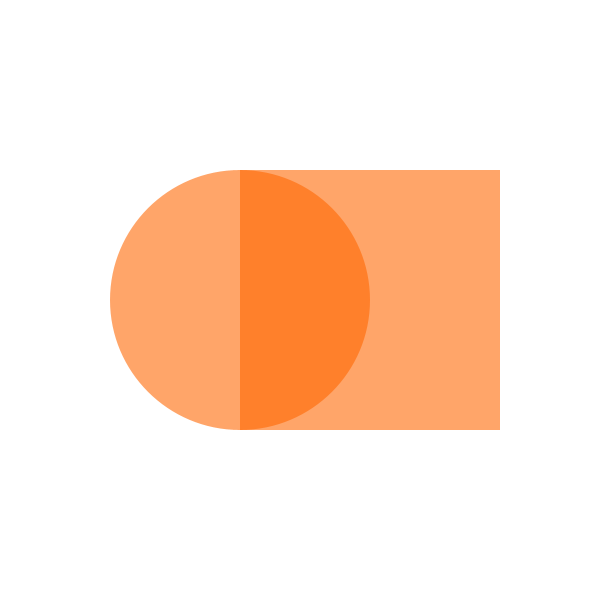
Frame 1 (no input)
Frame 60 (the mouse pressed at the canvas centre just before this capture): identical to frame 1, image omitted
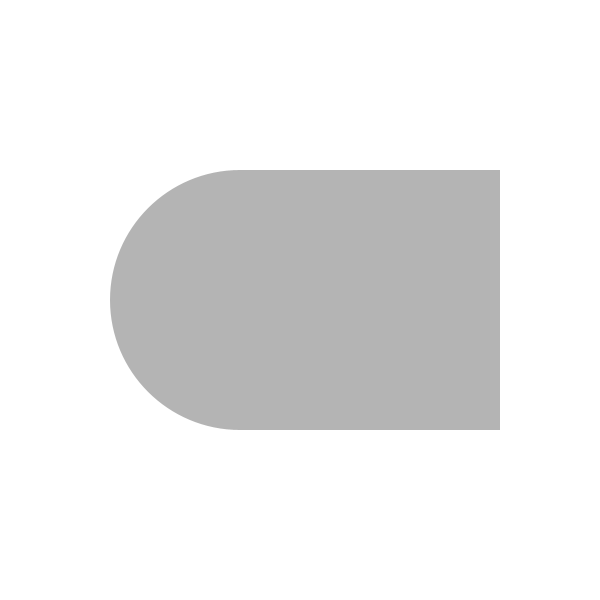
Frame 120 (the mouse held since frame 60 and released just before this capture)

The Processing sketch that drew these frames (run headless with seeded random() and noise(); from frame 60 on, the mouse is pressed at the canvas centre):

// Processing sketch: processing_113606
// ── processing_113606.pde

void setup(){
  size(600,600);
  smooth();
  noStroke();
}
void draw()
{
  background(255);
  rectMode(CENTER);
  
  
    if(mouseX<110){
    fill(#FF6600,150);
     ellipse(width/3+40, height/2, 260,260);
      rect(2*width/3-30, height/2,260,260);
    
  }
  
  if(mouseX>110 && mouseX<240){
    fill(#FF6600,150);
     ellipse(width/3+40, height/2, 260,260);
     fill(#00FFFD,170);
      rect(2*width/3-30, height/2,260,260);
  }
  
 
   if(mouseX>240 && mouseX<370){
      fill(180);
           ellipse(width/3+40, height/2, 260,260);
            rect(2*width/3-30, height/2,260,260);    
  }

  if(mouseX>370 && mouseX<500){
       fill(#007DFF,170);
           ellipse(width/3+40, height/2, 260,260);
            fill(#FF1AE5,170);
            rect(2*width/3-30, height/2,260,260);    
  }
  
    if(mouseX>500){
      fill(#FF1AE5,170);
           ellipse(width/3+40, height/2, 260,260);
            
            rect(2*width/3-30, height/2,260,260);    
  }
   
}
